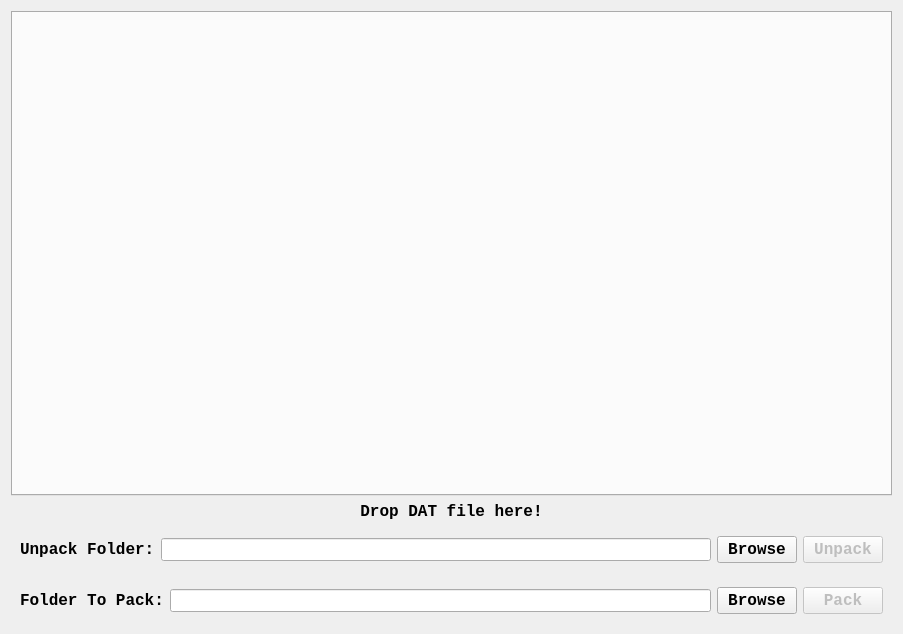
<?xml version="1.0" encoding="UTF-8"?>
<ui version="4.0">
 <class>FileBrowser</class>
 <widget class="QWidget" name="FileBrowser">
  <property name="geometry">
   <rect>
    <x>0</x>
    <y>0</y>
    <width>903</width>
    <height>634</height>
   </rect>
  </property>
  <property name="font">
   <font>
    <family>Courier New</family>
    <pointsize>10</pointsize>
    <bold>true</bold>
   </font>
  </property>
  <property name="acceptDrops">
   <bool>true</bool>
  </property>
  <property name="windowTitle">
   <string>File Browser</string>
  </property>
  <layout class="QVBoxLayout" name="verticalLayout">
   <item>
    <widget class="QTabWidget" name="fileTabWidget">
     <property name="sizePolicy">
      <sizepolicy hsizetype="Expanding" vsizetype="Expanding">
       <horstretch>0</horstretch>
       <verstretch>0</verstretch>
      </sizepolicy>
     </property>
     <property name="font">
      <font>
       <family>Courier New</family>
       <pointsize>10</pointsize>
       <bold>true</bold>
      </font>
     </property>
     <property name="currentIndex">
      <number>-1</number>
     </property>
     <property name="tabsClosable">
      <bool>true</bool>
     </property>
     <property name="movable">
      <bool>true</bool>
     </property>
    </widget>
   </item>
   <item>
    <widget class="QLabel" name="dropLabel">
     <property name="font">
      <font>
       <family>Courier New</family>
       <pointsize>12</pointsize>
       <bold>true</bold>
      </font>
     </property>
     <property name="text">
      <string>Drop DAT file here!</string>
     </property>
     <property name="alignment">
      <set>Qt::AlignmentFlag::AlignCenter</set>
     </property>
    </widget>
   </item>
   <item>
    <widget class="QWidget" name="unpackSection" native="true">
     <layout class="QHBoxLayout" name="horizontalLayout">
      <item>
       <widget class="QLabel" name="unpackLabel">
        <property name="font">
         <font>
          <family>Courier New</family>
          <pointsize>12</pointsize>
          <bold>true</bold>
         </font>
        </property>
        <property name="text">
         <string>Unpack Folder:</string>
        </property>
       </widget>
      </item>
      <item>
       <widget class="QLineEdit" name="unpackLineEdit"/>
      </item>
      <item>
       <widget class="QPushButton" name="unpackBrowseButton">
        <property name="font">
         <font>
          <family>Courier New</family>
          <pointsize>12</pointsize>
          <bold>true</bold>
         </font>
        </property>
        <property name="text">
         <string>Browse</string>
        </property>
       </widget>
      </item>
      <item>
       <widget class="QPushButton" name="unpackButton">
        <property name="enabled">
         <bool>false</bool>
        </property>
        <property name="font">
         <font>
          <family>Courier New</family>
          <pointsize>12</pointsize>
          <bold>true</bold>
         </font>
        </property>
        <property name="text">
         <string>Unpack</string>
        </property>
       </widget>
      </item>
     </layout>
    </widget>
   </item>
   <item>
    <widget class="QWidget" name="packSection" native="true">
     <layout class="QHBoxLayout" name="horizontalLayout_2">
      <item>
       <widget class="QLabel" name="packLabel">
        <property name="font">
         <font>
          <family>Courier New</family>
          <pointsize>12</pointsize>
          <bold>true</bold>
         </font>
        </property>
        <property name="text">
         <string>Folder To Pack:</string>
        </property>
       </widget>
      </item>
      <item>
       <widget class="QLineEdit" name="packLineEdit"/>
      </item>
      <item>
       <widget class="QPushButton" name="packBrowseButton">
        <property name="font">
         <font>
          <family>Courier New</family>
          <pointsize>12</pointsize>
          <bold>true</bold>
         </font>
        </property>
        <property name="text">
         <string>Browse</string>
        </property>
       </widget>
      </item>
      <item>
       <widget class="QPushButton" name="packButton">
        <property name="enabled">
         <bool>false</bool>
        </property>
        <property name="font">
         <font>
          <family>Courier New</family>
          <pointsize>12</pointsize>
          <bold>true</bold>
         </font>
        </property>
        <property name="text">
         <string>Pack</string>
        </property>
       </widget>
      </item>
     </layout>
    </widget>
   </item>
  </layout>
 </widget>
 <resources/>
 <connections/>
</ui>
